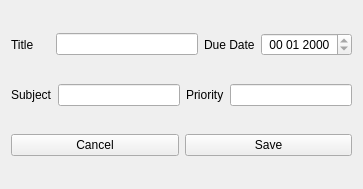
<?xml version="1.0" encoding="UTF-8"?>
<ui version="4.0">
 <class>addtask</class>
 <widget class="QWidget" name="addtask">
  <property name="geometry">
   <rect>
    <x>0</x>
    <y>0</y>
    <width>363</width>
    <height>189</height>
   </rect>
  </property>
  <property name="windowTitle">
   <string>Add Task</string>
  </property>
  <layout class="QGridLayout" name="gridLayout_2">
   <item row="0" column="0">
    <layout class="QGridLayout" name="gridLayout">
     <item row="0" column="1">
      <widget class="QLineEdit" name="titleLine"/>
     </item>
     <item row="0" column="2">
      <widget class="QLabel" name="dueLabel">
       <property name="text">
        <string>Due Date</string>
       </property>
      </widget>
     </item>
     <item row="0" column="0">
      <widget class="QLabel" name="titleLabel">
       <property name="text">
        <string>Title     </string>
       </property>
      </widget>
     </item>
     <item row="0" column="3">
      <widget class="QDateEdit" name="dateEdit">
       <property name="currentSection">
        <enum>QDateTimeEdit::DaySection</enum>
       </property>
       <property name="displayFormat">
        <string> mm dd yyyy</string>
       </property>
       <property name="calendarPopup">
        <bool>false</bool>
       </property>
       <property name="timeSpec">
        <enum>Qt::LocalTime</enum>
       </property>
      </widget>
     </item>
    </layout>
   </item>
   <item row="1" column="0">
    <layout class="QHBoxLayout" name="horizontalLayout_2">
     <item>
      <widget class="QLabel" name="subjectLabel">
       <property name="text">
        <string>Subject</string>
       </property>
      </widget>
     </item>
     <item>
      <widget class="QLineEdit" name="subjectLine"/>
     </item>
     <item>
      <widget class="QLabel" name="priorityLabel">
       <property name="text">
        <string>Priority</string>
       </property>
      </widget>
     </item>
     <item>
      <widget class="QLineEdit" name="priorityLine"/>
     </item>
    </layout>
   </item>
   <item row="2" column="0">
    <layout class="QHBoxLayout" name="horizontalLayout_3">
     <item>
      <widget class="QPushButton" name="cancelButton">
       <property name="text">
        <string>Cancel</string>
       </property>
      </widget>
     </item>
     <item>
      <widget class="QPushButton" name="saveButton">
       <property name="text">
        <string>Save</string>
       </property>
      </widget>
     </item>
    </layout>
   </item>
  </layout>
 </widget>
 <resources/>
 <connections/>
</ui>
